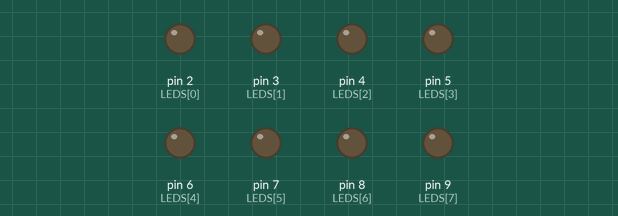
Simulated run of this sketch. Board: Arduino Uno, built with avr-gcc and run on an emulated ATmega328P. Shown: output pins drawn as LEDs (lit = HIGH).

Above: at 0.04 s.
At 0.9 s:
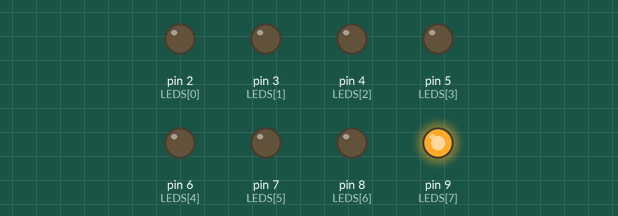
At 1.58 s:
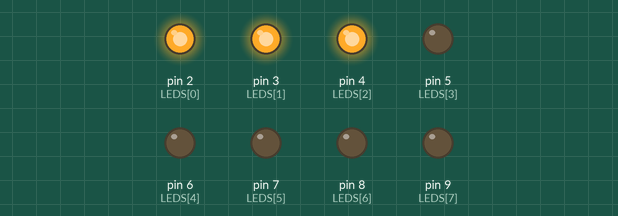
At 1.96 s:
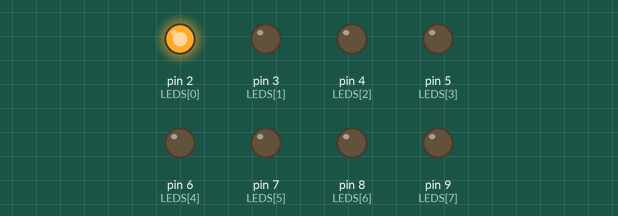
At 2.65 s:
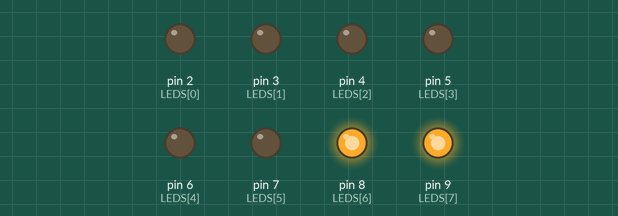
At 3.89 s:
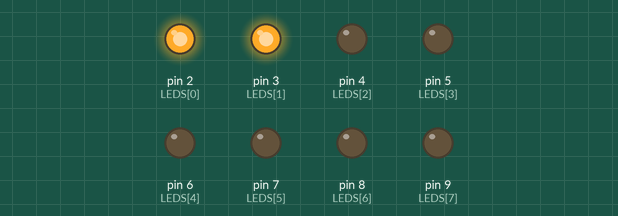
Timing chart, 0 to 4.2 s (numbered marks = the images above):
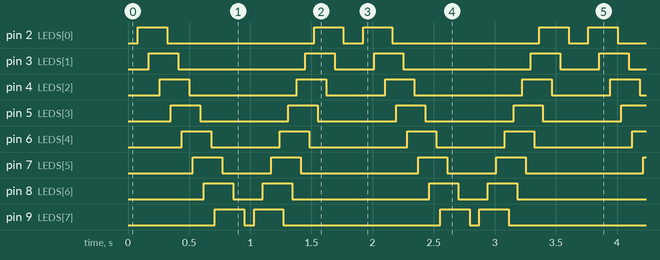

Measured:
- by itself, pin 2 (LEDS[0]): repeats every 1.8 s: LOW 1.2 s, HIGH 0.24 s, LOW 0.16 s, HIGH 0.24 s
- by itself, pin 3 (LEDS[1]): repeats every 1.8 s: LOW 1.0 s, HIGH 0.24 s, LOW 0.32 s, HIGH 0.24 s
- by itself, pin 4 (LEDS[2]): repeats every 1.8 s: LOW 0.88 s, HIGH 0.24 s, LOW 0.48 s, HIGH 0.24 s
- by itself, pin 5 (LEDS[3]): alternates HIGH for 0.24 s and LOW for 0.72 s
- by itself, pin 6 (LEDS[4]): repeats every 1.8 s: LOW 0.56 s, HIGH 0.24 s, LOW 0.80 s, HIGH 0.24 s
- by itself, pin 7 (LEDS[5]): repeats every 1.8 s: LOW 0.40 s, HIGH 0.24 s, LOW 0.96 s, HIGH 0.24 s
- by itself, pin 8 (LEDS[6]): repeats every 1.8 s: LOW 0.24 s, HIGH 0.24 s, LOW 1.1 s, HIGH 0.24 s
- by itself, pin 9 (LEDS[7]): repeats every 1.8 s: LOW 0.08 s, HIGH 0.24 s, LOW 1.3 s, HIGH 0.24 s

The sketch:

ARRAY8LEDS3.ino
```cpp
/****************************************************************
**                                                             **
**                          TÍTOL:                             **
**                       ARRAYde8LEDS 3                        **
**                                                             **
**  NOM: Mohamed el Marnissi                  DATA: 06/02/2017 **
****************************************************************/
//************************ INCLUDE ******************************


//*********************** VARIABLES *****************************

int LEDS[8] = {2, 3, 4, 5, 6, 7, 8, 9};// estableix array amb valor int de 8 variables
int ENCEN[8] = {0, 0, 0, 0, 0, 0, 0, 0};// estableix array amb valor int de 8 variables
int ENCEN1[8] = {1, 0, 0, 0, 0, 0, 0, 0};// estableix array amb valor int de 8 variables
int ENCEN2[8] = {1, 1, 0, 0, 0, 0, 0, 0};// estableix array amb valor int de 8 variables
int ENCEN3[8] = {1, 1, 1, 0, 0, 0, 0, 0};// estableix array amb valor int de 8 variables
int ENCEN4[8] = {0, 1, 1, 1, 0, 0, 0, 0};// estableix array amb valor int de 8 variables
int ENCEN5[8] = {0, 0, 1, 1, 1, 0, 0, 0};// estableix array amb valor int de 8 variables
int ENCEN6[8] = {0, 0, 0, 1, 1, 1, 0, 0};// estableix array amb valor int de 8 variables
int ENCEN7[8] = {0, 0, 0, 0, 1, 1, 1, 0};// estableix array amb valor int de 8 variables
int ENCEN8[8] = {0, 0, 0, 0, 0, 1, 1, 1};// estableix array amb valor int de 8 variables
int ENCEN9[8] = {0, 0, 0, 0, 0, 0, 1, 1};// estableix array amb valor int de 8 variables
int ENCEN10[8] = {0, 0, 0, 0, 0, 0, 0, 1};// estableix array amb valor int de 8 variables
int ENCEN11[8] = {0, 0, 0, 0, 0, 0, 0, 0};// estableix array amb valor int de 8 variables
int t=10;// estableix variable t amb valor int

//************************** SETUP ******************************

void setup() {                 // configura el final de salida

  for ( int i = 0; i < 8; i++)//inicia funcio for, estableix variable i amb un valor de 0 , condiciona, si i es inferior a 8 incrementa el valor de i en 1.
  {
    pinMode(LEDS[i], OUTPUT);// estableix totes les variables de l'array LEDS com a sortides
  }
}

//*************************** LOOP ******************************

void loop() {
  for (int i = 0; i < 8; i++)//inicia funcio for, estableix variable i amb un valor de 0 , condiciona, si i es inferior a 8 incrementa el valor de i en 1.
  {
    digitalWrite(LEDS[i], ENCEN[i]);//Escriu valor de sortida de l'array LEDS en funcio de l'array ENCEN
    delay(t);//s'espera el valor de variable t
  }
    for (int i = 0; i < 8; i++)//inicia funcio for, estableix variable i amb un valor de 0 , condiciona, si i es inferior a 8 incrementa el valor de i en 1.
  {
    digitalWrite(LEDS[i], ENCEN1[i]);//Escriu valor de sortida de l'array LEDS en funcio de l'array ENCEN
     delay(t);//s'espera el valor de variable t
  }
    for (int i = 0; i < 8; i++)//inicia funcio for, estableix variable i amb un valor de 0 , condiciona, si i es inferior a 8 incrementa el valor de i en 1.
  {
    digitalWrite(LEDS[i], ENCEN2[i]);//Escriu valor de sortida de l'array LEDS en funcio de l'array ENCEN
     delay(t);//s'espera el valor de variable t
  }
    for (int i = 0; i < 8; i++)//inicia funcio for, estableix variable i amb un valor de 0 , condiciona, si i es inferior a 8 incrementa el valor de i en 1.
  {
    digitalWrite(LEDS[i], ENCEN3[i]);//Escriu valor de sortida de l'array LEDS en funcio de l'array ENCEN
    delay(t);//s'espera el valor de variable t
  }
 for (int i = 0; i < 8; i++)//inicia funcio for, estableix variable i amb un valor de 0 , condiciona, si i es inferior a 8 incrementa el valor de i en 1.
  {
    digitalWrite(LEDS[i], ENCEN4[i]);//Escriu valor de sortida de l'array LEDS en funcio de l'array ENCEN
    delay(t);//s'espera el valor de variable t
  }
    for (int i = 0; i < 8; i++)//inicia funcio for, estableix variable i amb un valor de 0 , condiciona, si i es inferior a 8 incrementa el valor de i en 1.
  {
    digitalWrite(LEDS[i], ENCEN5[i]);//Escriu valor de sortida de l'array LEDS en funcio de l'array ENCEN
    delay(t);//s'espera el valor de variable t
  }
    for (int i = 0; i < 8; i++)//inicia funcio for, estableix variable i amb un valor de 0 , condiciona, si i es inferior a 8 incrementa el valor de i en 1.
  {
    digitalWrite(LEDS[i], ENCEN6[i]);//Escriu valor de sortida de l'array LEDS en funcio de l'array ENCEN
    delay(t);//s'espera el valor de variable t
  }
    for (int i = 0; i < 8; i++)//inicia funcio for, estableix variable i amb un valor de 0 , condiciona, si i es inferior a 8 incrementa el valor de i en 1.
  {
    digitalWrite(LEDS[i], ENCEN7[i]);//Escriu valor de sortida de l'array LEDS en funcio de l'array ENCEN
    delay(t);//s'espera el valor de variable t
  } for (int i = 0; i < 8; i++)//inicia funcio for, estableix variable i amb un valor de 0 , condiciona, si i es inferior a 8 incrementa el valor de i en 1.
  {
    digitalWrite(LEDS[i], ENCEN8[i]);//Escriu valor de sortida de l'array LEDS en funcio de l'array ENCEN
    delay(t);//s'espera el valor de variable t
  }
    for (int i = 0; i < 8; i++)//inicia funcio for, estableix variable i amb un valor de 0 , condiciona, si i es inferior a 8 incrementa el valor de i en 1.
  {
    digitalWrite(LEDS[i], ENCEN9[i]);//Escriu valor de sortida de l'array LEDS en funcio de l'array ENCEN
    delay(t);//s'espera el valor de variable t
  }
    for (int i = 0; i < 8; i++)//inicia funcio for, estableix variable i amb un valor de 0 , condiciona, si i es inferior a 8 incrementa el valor de i en 1.
  {
    digitalWrite(LEDS[i], ENCEN10[i]);//Escriu valor de sortida de l'array LEDS en funcio de l'array ENCEN
    delay(t);//s'espera el valor de variable t
  }
    for (int i = 0; i < 8; i++)//inicia funcio for, estableix variable i amb un valor de 0 , condiciona, si i es inferior a 8 incrementa el valor de i en 1.
  {
    digitalWrite(LEDS[i], ENCEN11[i]);//Escriu valor de sortida de l'array LEDS en funcio de l'array ENCEN
    delay(t);//s'espera el valor de variable t
  } for (int i = 0; i < 8; i++)//inicia funcio for, estableix variable i amb un valor de 0 , condiciona, si i es inferior a 8 incrementa el valor de i en 1.
  {
    digitalWrite(LEDS[i], ENCEN10[i]);//Escriu valor de sortida de l'array LEDS en funcio de l'array ENCEN
    delay(t);//s'espera el valor de variable t
  }
    for (int i = 0; i < 8; i++)//inicia funcio for, estableix variable i amb un valor de 0 , condiciona, si i es inferior a 8 incrementa el valor de i en 1.
  {
    digitalWrite(LEDS[i], ENCEN9[i]);//Escriu valor de sortida de l'array LEDS en funcio de l'array ENCEN
    delay(t);//s'espera el valor de variable t
  }
    for (int i = 0; i < 8; i++)//inicia funcio for, estableix variable i amb un valor de 0 , condiciona, si i es inferior a 8 incrementa el valor de i en 1.
  {
    digitalWrite(LEDS[i], ENCEN8[i]);//Escriu valor de sortida de l'array LEDS en funcio de l'array ENCEN
    delay(t);//s'espera el valor de variable t
  }
    for (int i = 0; i < 8; i++)//inicia funcio for, estableix variable i amb un valor de 0 , condiciona, si i es inferior a 8 incrementa el valor de i en 1.
  {
    digitalWrite(LEDS[i], ENCEN7[i]);//Escriu valor de sortida de l'array LEDS en funcio de l'array ENCEN
    delay(t);//s'espera el valor de variable t
  }
   for (int i = 0; i < 8; i++)//inicia funcio for, estableix variable i amb un valor de 0 , condiciona, si i es inferior a 8 incrementa el valor de i en 1.
  {
    digitalWrite(LEDS[i], ENCEN6[i]);//Escriu valor de sortida de l'array LEDS en funcio de l'array ENCEN
    delay(t);//s'espera el valor de variable t
  }
    for (int i = 0; i < 8; i++)//inicia funcio for, estableix variable i amb un valor de 0 , condiciona, si i es inferior a 8 incrementa el valor de i en 1.
  {
    digitalWrite(LEDS[i], ENCEN5[i]);//Escriu valor de sortida de l'array LEDS en funcio de l'array ENCEN
    delay(t);//s'espera el valor de variable t
  }
    for (int i = 0; i < 8; i++)//inicia funcio for, estableix variable i amb un valor de 0 , condiciona, si i es inferior a 8 incrementa el valor de i en 1.
  {
    digitalWrite(LEDS[i], ENCEN4[i]);//Escriu valor de sortida de l'array LEDS en funcio de l'array ENCEN
    delay(t);//s'espera el valor de variable t
  }
    for (int i = 0; i < 8; i++)//inicia funcio for, estableix variable i amb un valor de 0 , condiciona, si i es inferior a 8 incrementa el valor de i en 1.
  {
    digitalWrite(LEDS[i], ENCEN3[i]);//Escriu valor de sortida de l'array LEDS en funcio de l'array ENCEN
    delay(t);//s'espera el valor de variable t
  } for (int i = 0; i < 8; i++)//inicia funcio for, estableix variable i amb un valor de 0 , condiciona, si i es inferior a 8 incrementa el valor de i en 1.
  {
    digitalWrite(LEDS[i], ENCEN2[i]);//Escriu valor de sortida de l'array LEDS en funcio de l'array ENCEN
    delay(t);//s'espera el valor de variable t
  }
    for (int i = 0; i < 8; i++)//inicia funcio for, estableix variable i amb un valor de 0 , condiciona, si i es inferior a 8 incrementa el valor de i en 1.
  {
    digitalWrite(LEDS[i], ENCEN1[i]);//Escriu valor de sortida de l'array LEDS en funcio de l'array ENCEN
    delay(t);//s'espera el valor de variable t
  }
    for (int i = 0; i < 8; i++)//inicia funcio for, estableix variable i amb un valor de 0 , condiciona, si i es inferior a 8 incrementa el valor de i en 1.
  {
    digitalWrite(LEDS[i], ENCEN[i]);//Escriu valor de sortida de l'array LEDS en funcio de l'array ENCEN
    delay(t);//s'espera el valor de variable t
  }

}


//************************** FUNCIONS ***************************
```
